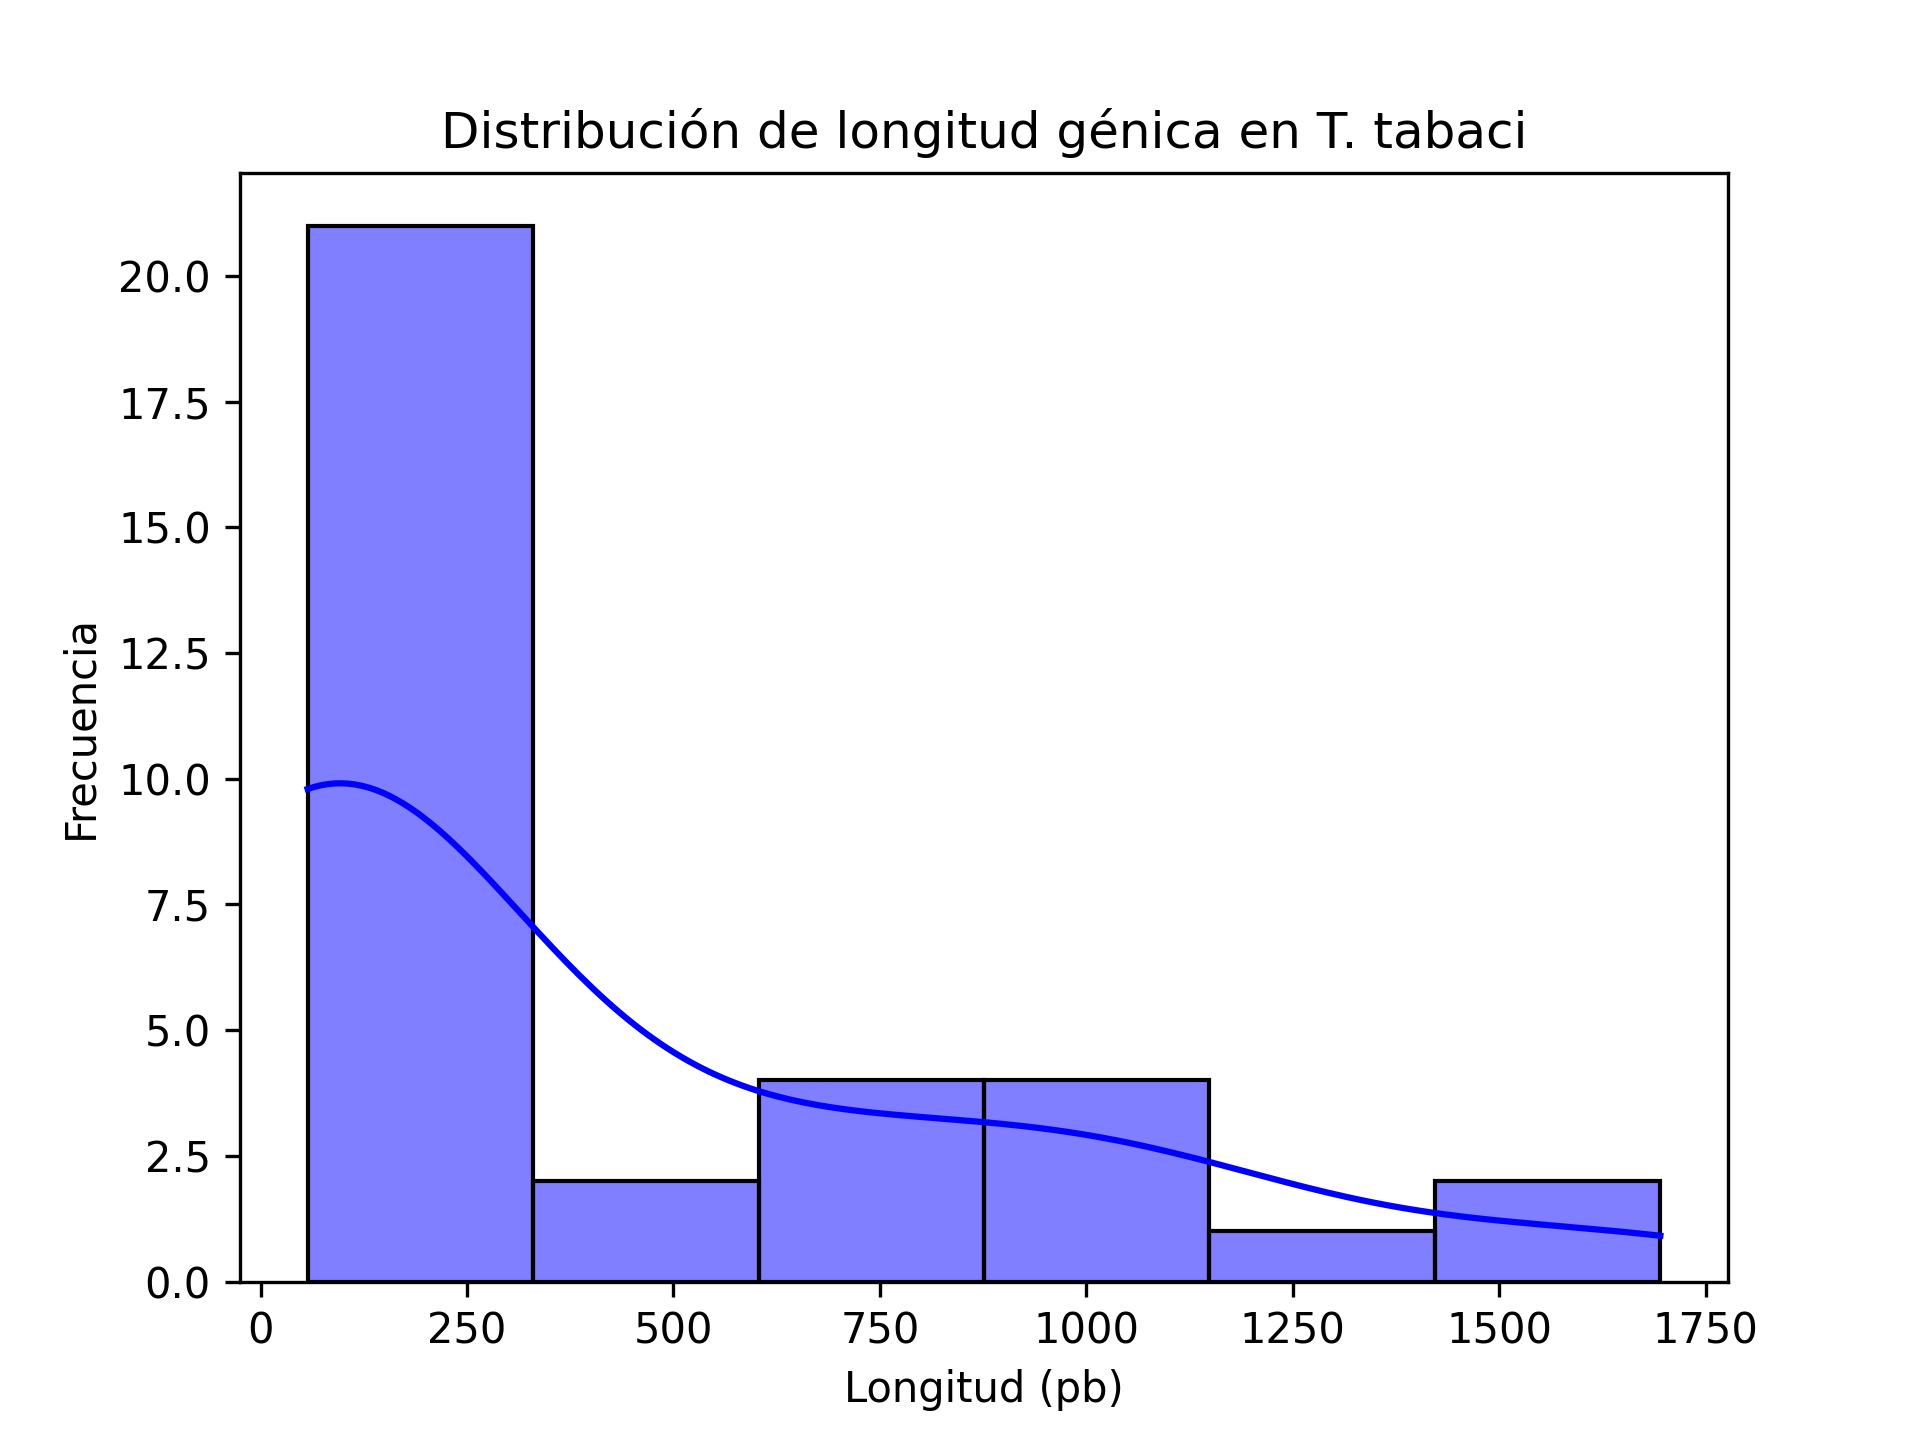

This figure's Python source:
import pandas as pd
import seaborn as sns
import matplotlib.pyplot as plt

df = pd.read_csv('./datos/datosThrips.tsv', sep='\t')

sns.histplot(data=df,
             bins=6,
             x='Length (bp)',
             kde=True,
             color='blue')
plt.title('Distribución de longitud génica en T. tabaci')
plt.xlabel('Longitud (pb)')
plt.ylabel('Frecuencia')
plt.savefig('histograma_thrips.png', dpi=300)
plt.show()

